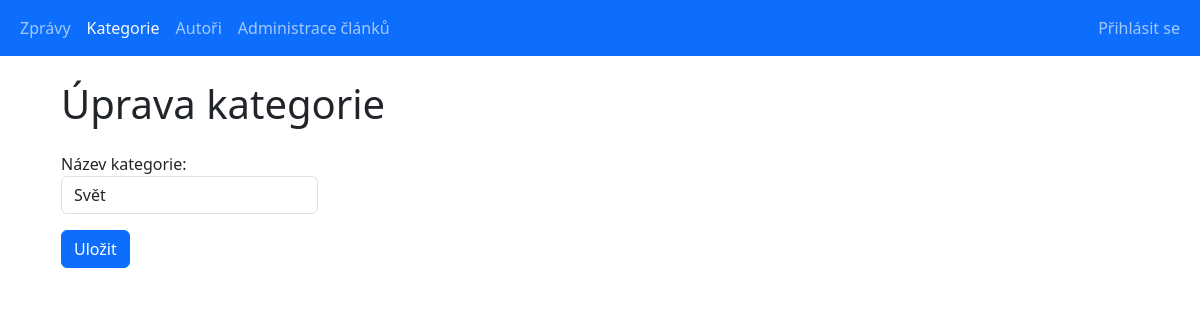
The page /main_projekt/categories_edit.php?id=2 on the database as committed earlier.
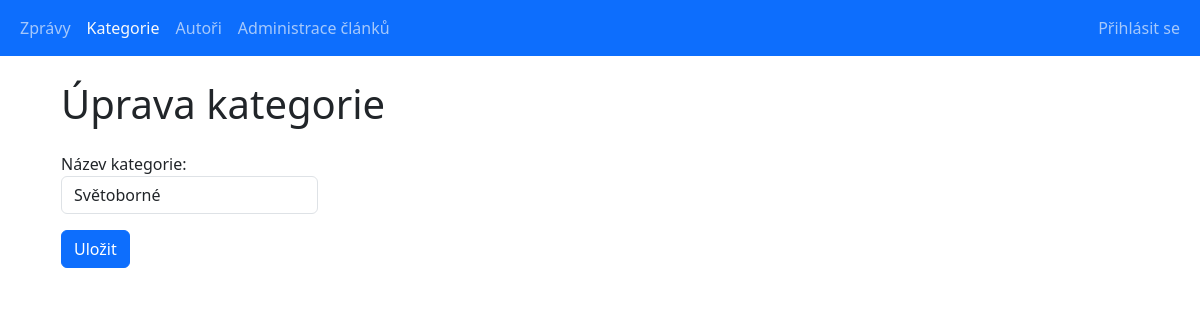
The same page on the database as committed later.
### tables this page shows
CREATE TABLE `categories` (
  `id` int(10) UNSIGNED NOT NULL,
  `category_name` varchar(50) NOT NULL
);

### main_projekt/classes/Database.php (called while the page is built, shortened)
<?php
class Database
{
    public function __construct()
    {
        $this->conn = new PDO(self::DSN, self::USERNAME, self::PASSWORD, [
            PDO::ATTR_ERRMODE => PDO::ERRMODE_EXCEPTION,
        ]);
        $this->conn->query('SET NAMES utf8');
    }
}

### main_projekt/categories_edit.php (the view, shortened to what this page needs)
<?php
if (isset($_GET['id']) && is_numeric($_GET['id']))
{
    require_once 'classes/Database.php';
    $db = new Database();
    $sql = 'select * from categories where id = :id';
    $stmt = $db->conn->prepare($sql);
    $stmt->execute([
        ':id' => $_GET['id'],
    ]);
    $category = $stmt->fetch(PDO::FETCH_ASSOC);
}
else {
    header('Location: categories_list.php');
    die();
}
?>
<!doctype html>
<html lang="cs">
<head>
    <link rel="stylesheet" href="./bootstrap/css/bootstrap.min.css">
</head>
<body>
<?php include_once 'reusable_components/navbar.php'; ?>
<div class="container-fluid row justify-content-center">
    <div class="col-11">
        <h1 class="mb-4">Úprava kategorie</h1>
        <div>
            <form method="post">
                <div class="mb-3">
                    <label>
                        Název kategorie:
                        <input type="text" class="form-control" name="category_name" value="<?= $category['category_name'] ?>" required maxlength="50">
                    </label>
                </div>
                <button type="submit" class="btn btn-primary">Uložit</button>
            </form>
        </div>
    </div>
</div>
</body>
</html>

Rows that differ between the two databases and show on the page:
changed categories: category_name "Svět" → "Světoborné"
